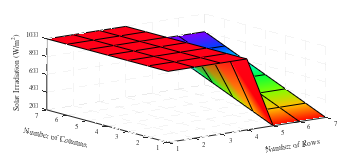

MATLAB code to generate this figure:
clc;
clear all;

% define figure properties
opts.width      = 3.6;
opts.height     = 1.6;
opts.fontType   = 'Times';
opts.fontSize   = 5;

x = 1:1:7;
y = 1:1:7;

[X,Y] = meshgrid(x,y);

Z = [
        1000        1000        1000        1000        0200        0200        0200;
        1000        1000        1000        1000        0300        0300        0300;
        1000        1000        1000        1000        0400        0400        0400;
        1000        1000        1000        1000        0500        0500        0500;
        1000        1000        1000        1000        0600        0600        0600;
        1000        1000        1000        1000        0700        0700        0700;
        1000        1000        1000        1000        0800        0800        0800
    ];

fig = surf(Z);
xlabel('Number of Rows');
ylabel('Number of Columns');
zlabel('Solar Irradiation (W/m^2)');

set(gca,'GridLineStyle','--','GridColor',[0.7, 0.7, 0.7]);
set(gca,'fontname',opts.fontType,'FontSize',opts.fontSize);
set(gca,'xtick',[1:1:7],'ytick',[1:1:7]);
set(get(gca,'xlabel'),'rotation',9);
set(get(gca,'ylabel'),'rotation',-13);

colormap("hsv");
% colorbar;
set(fig,'edgecolor','black','LineWidth',0.2,'facecolor','interp');

set(gcf, 'PaperUnits', 'inches');
set(gcf, 'PaperPosition', [0 0 opts.width opts.height]);
print('Right Side Shading','-vector','-dmeta','-r900');

% pause(1)
% close all